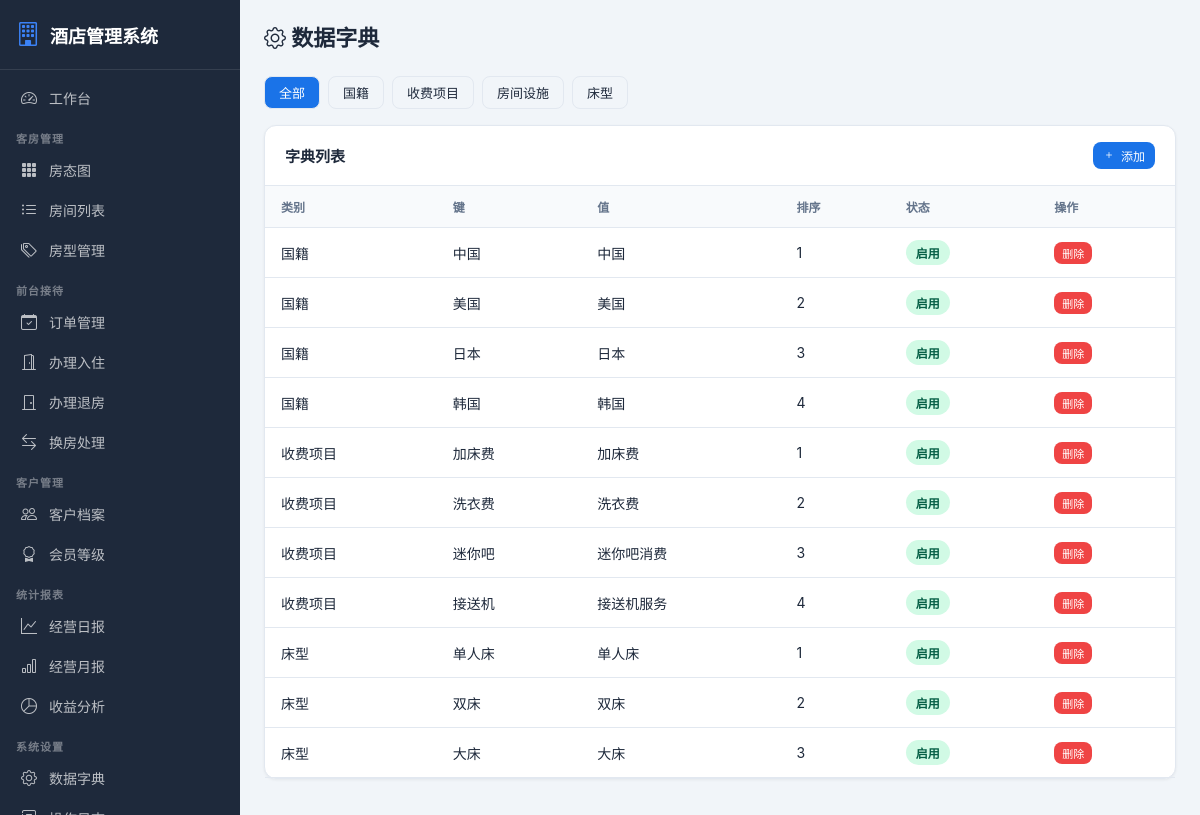
Screenshot of /system/dicts/ (signed in) with the database file from the repository.
### system_config/models.py (models this page shows, shortened)
class SystemDict(models.Model):
    CATEGORY_CHOICES = [
        ("nationality", "国籍"),
        ("charge_item", "收费项目"),
        ("room_facility", "房间设施"),
        ("bed_type", "床型"),
    ]
    category = models.CharField(verbose_name="字典类别", max_length=50, choices=CATEGORY_CHOICES)
    key = models.CharField(verbose_name="键", max_length=100)
    value = models.CharField(verbose_name="值", max_length=200)
    sort_order = models.IntegerField(verbose_name="排序", default=0)
    is_active = models.BooleanField(verbose_name="启用", default=True)
    description = models.TextField(verbose_name="描述", blank=True)
    created_at = models.DateTimeField(verbose_name="创建时间", auto_now_add=True)
    class Meta:
        verbose_name = "系统字典"
        verbose_name_plural = "系统字典"
        unique_together = [("category", "key")]

### system_config/views.py (the view)
# urls.py: path("dicts/", views.dict_list, name="dict_list"),
@login_required
def dict_list(request):
    category = request.GET.get("category", "")
    dicts = SystemDict.objects.all()
    if category:
        dicts = dicts.filter(category=category)
    return render(request, "system_config/dict_list.html", {
        "dicts": dicts, "category": category,
        "categories": SystemDict.CATEGORY_CHOICES,
    })

### system_config/templates/system_config/dict_list.html (shortened to what this page needs)
{% extends 'base.html' %}
{% block content %}
<div class="page-header"><h1><i class="bi bi-gear"></i> 数据字典</h1></div>
<div class="filter-bar">
    <a href="?" class="btn btn-outline btn-sm {% if not category %}active{% endif %}" style="{% if not category %}background:var(--primary);color:#fff{% endif %}">全部</a>
    {% for c in categories %}
    <a href="?category={{ c.0 }}" class="btn btn-outline btn-sm {% if category == c.0 %}active{% endif %}" style="{% if category == c.0 %}background:var(--primary);color:#fff{% endif %}">{{ c.1 }}</a>
    {% endfor %}
</div>
<div class="card"><div class="card-header">字典列表 <button class="btn btn-primary btn-sm" onclick="document.getElementById('addModal').style.display='flex'"><i class="bi bi-plus"></i> 添加</button></div>
<div class="card-body" style="padding:0">
<table class="table">
<thead><tr><th>类别</th><th>键</th><th>值</th><th>排序</th><th>状态</th><th>操作</th></tr></thead>
<tbody>
{% for d in dicts %}
<tr><td>{{ d.get_category_display }}</td><td>{{ d.key }}</td><td>{{ d.value }}</td><td>{{ d.sort_order }}</td>
<td>{% if d.is_active %}<span class="badge badge-success">启用</span>{% else %}<span class="badge badge-gray">禁用</span>{% endif %}</td>
<td><a href="{% url 'system:dict_delete' d.pk %}" class="btn btn-danger btn-xs" onclick="return confirm('确认删除?')">删除</a></td></tr>
{% empty %}
<tr><td colspan="6" style="text-align:center;color:var(--text-light);padding:30px">暂无字典数据</td></tr>
{% endfor %}
</tbody></table></div></div>
{% endblock %}

### static/css/style.css (style rules this page uses)
:root { --primary: #1a73e8; --primary-dark: #1557b0; --sidebar-bg: #1e293b; --sidebar-hover: #334155; --bg: #f1f5f9; --card-bg: #ffffff; --text: #1e293b; --text-light: #64748b; --border: #e2e8f0; --success: #10b981; --warning: #f59e0b; --danger: #ef4444; --info: #3b82f6; }
* { margin: 0; padding: 0; box-sizing: border-box; }
body { font-family: -apple-system, BlinkMacSystemFont, "Segoe UI", Roboto, "PingFang SC", "Microsoft YaHei", sans-serif; background: var(--bg); color: var(--text); display: flex; min-height: 100vh; }
.page-header { display: flex; justify-content: space-between; align-items: center; margin-bottom: 24px; }
.page-header h1 { font-size: 22px; font-weight: 700; }
.card { background: var(--card-bg); border-radius: 12px; box-shadow: 0 1px 3px rgba(0,0,0,0.06); border: 1px solid var(--border); margin-bottom: 16px; }
.card-header { padding: 16px 20px; border-bottom: 1px solid var(--border); font-weight: 600; font-size: 15px; display: flex; justify-content: space-between; align-items: center; }
.card-body { padding: 20px; }
.table { width: 100%; border-collapse: collapse; }
.table th { text-align: left; padding: 12px 16px; font-size: 12px; font-weight: 600; text-transform: uppercase; color: var(--text-light); background: #f8fafc; border-bottom: 1px solid var(--border); }
.table td { padding: 12px 16px; border-bottom: 1px solid var(--border); font-size: 14px; }
.badge { display: inline-block; padding: 4px 10px; border-radius: 20px; font-size: 12px; font-weight: 600; }
.badge-success { background: #d1fae5; color: #065f46; }
.btn { display: inline-flex; align-items: center; gap: 6px; padding: 8px 16px; border-radius: 8px; font-size: 14px; font-weight: 500; border: none; cursor: pointer; text-decoration: none; transition: all 0.15s; }
.btn-primary { background: var(--primary); color: #fff; }
.btn-danger { background: var(--danger); color: #fff; }
.btn-outline { background: transparent; border: 1px solid var(--border); color: var(--text); }
.btn-sm { padding: 5px 10px; font-size: 12px; }
.btn-xs { padding: 3px 8px; font-size: 11px; }
.filter-bar { display: flex; gap: 8px; flex-wrap: wrap; margin-bottom: 16px; }
.filter-bar .btn-outline { font-size: 13px; padding: 6px 14px; }

### rows the page displays
SystemDict: category "国籍", key "中国", value "中国", sort_order "1", is_active "启用"
SystemDict: category "国籍", key "美国", value "美国", sort_order "2", is_active "启用"
SystemDict: category "国籍", key "日本", value "日本", sort_order "3", is_active "启用"
SystemDict: category "国籍", key "韩国", value "韩国", sort_order "4", is_active "启用"
SystemDict: category "收费项目", key "加床费", value "加床费", sort_order "1", is_active "启用"
SystemDict: category "收费项目", key "洗衣费", value "洗衣费", sort_order "2", is_active "启用"
SystemDict: category "收费项目", key "迷你吧", value "迷你吧消费", sort_order "3", is_active "启用"
SystemDict: category "收费项目", key "接送机", value "接送机服务", sort_order "4", is_active "启用"
SystemDict: category "床型", key "单人床", value "单人床", sort_order "1", is_active "启用"
SystemDict: category "床型", key "双床", value "双床", sort_order "2", is_active "启用"
SystemDict: category "床型", key "大床", value "大床", sort_order "3", is_active "启用"

### other values shown
{{ c.1 }} "国籍" "收费项目" "房间设施" "床型"
